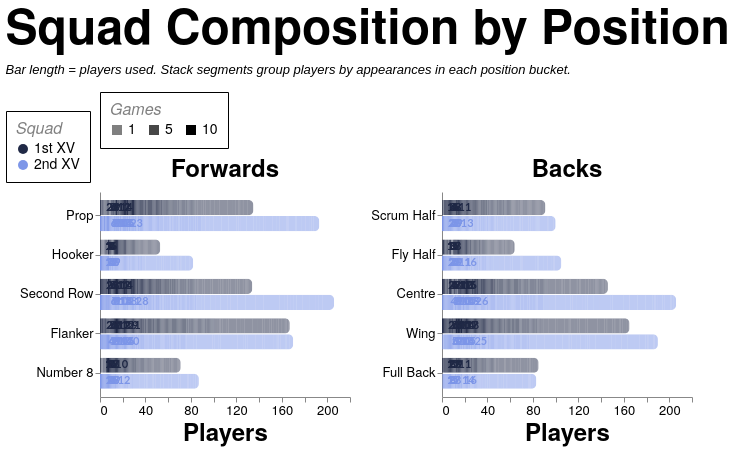

Write the Vega-Lite specification saved for this chart.
### Vega-Lite specification from a JSON file in a GitHub repository (floating-point values rounded to 4 significant figures; data arrays with more than 128 entries replaced by an {"elided": "..."} marker saying what was removed)
{"config": {"axis": {"labelFont": "PT Sans Narrow, Helvetica Neue, Helvetica, Arial, sans-serif", "titleFont": "PT Sans Narrow, Helvetica Neue, Helvetica, Arial, sans-serif", "labelFontSize": 13, "titleFontSize": 24, "gridColor": "#202947", "gridOpacity": 0.2, "zindex": 1}, "text": {"font": "Lato, sans-serif"}, "bar": {"cornerRadiusEnd": 5}, "header": {"labelFont": "PT Sans Narrow, Helvetica Neue, Helvetica, Arial, sans-serif", "titleFont": "PT Sans Narrow, Helvetica Neue, Helvetica, Arial, sans-serif", "labelFontSize": 24, "titleFontSize": 28, "labelFontWeight": "bold", "orient": "left"}, "legend": {"labelFont": "PT Sans Narrow, Helvetica Neue, Helvetica, Arial, sans-serif", "titleFont": "PT Sans Narrow, Helvetica Neue, Helvetica, Arial, sans-serif", "labelFontSize": 14, "titleFontSize": 16, "titlePadding": 5, "fillColor": "white", "strokeColor": "black", "padding": 10, "titleFontWeight": "lighter", "titleFontStyle": "italic", "titleColor": "gray", "offset": 10}, "title": {"font": "PT Sans Narrow, Helvetica Neue, Helvetica, Arial, sans-serif", "fontSize": 48, "fontWeight": "bold", "anchor": "start", "align": "center", "titlePadding": 20, "subtitlePadding": 10, "subtitleFontSize": 13, "subtitleColor": "", "subtitleFontStyle": "italic", "offset": 15, "color": "black"}, "axisX": {"labelAngle": 0}, "facet": {"title": null, "header": null, "align": {"row": "each", "column": "each"}}, "resolve": {"scale": {"y": "independent", "facet": "independent"}}, "background": "transparent", "scale": {"offsetBandPaddingOuter": 0.2, "offsetBandPaddingInner": 0.1}, "view": {"stroke": null, "background": "transparent"}}, "data": {"name": "data-f93767cbc71f570c8cd5d41fa351e5da"}, "facet": {"column": {"field": "unit", "sort": ["Forwards", "Backs"], "title": null, "type": "nominal"}}, "spec": {"layer": [{"mark": {"type": "bar"}, "encoding": {"color": {"field": "squad", "legend": {"labelExpr": "datum.value + ' XV'", "orient": "bottom-right", "title": "Squad"}, "scale": {"domain": ["1st", "2nd"], "range": ["#202946", "#7d96e8"]}, "type": "nominal"}, "detail": {"field": "games", "type": "quantitative"}, "opacity": {"field": "games", "legend": {"orient": "top", "title": "Games", "titleOrient": "top", "values": [1, 5, 10]}, "scale": {"domain": [1, 10], "range": [0.5, 1]}, "type": "quantitative"}, "order": {"field": "games", "sort": "descending", "type": "quantitative"}, "tooltip": [{"field": "season", "title": "Season", "type": "nominal"}, {"field": "squad", "title": "Squad", "type": "nominal"}, {"field": "unit", "title": "Unit", "type": "nominal"}, {"field": "position", "title": "Position", "type": "nominal"}, {"field": "players", "title": "Players", "type": "quantitative"}, {"field": "games", "title": "Appearances per player", "type": "quantitative"}], "x": {"axis": {"grid": false, "tickMinStep": 1}, "field": "players", "stack": "zero", "title": "Players", "type": "quantitative"}, "y": {"field": "position", "sort": {"field": "position_order", "op": "min", "order": "ascending"}, "title": null, "type": "nominal"}, "yOffset": {"field": "squad", "scale": {"paddingInner": 0.05, "paddingOuter": 0.01}, "sort": ["1st", "2nd"], "type": "nominal"}}}, {"mark": {"type": "text", "align": "left", "baseline": "middle", "dx": 4, "fontSize": 11, "fontWeight": "bold"}, "encoding": {"color": {"field": "squad", "legend": {"labelExpr": "datum.value + ' XV'", "orient": "bottom-right", "title": "Squad"}, "scale": {"domain": ["1st", "2nd"], "range": ["#202946", "#7d96e8"]}, "type": "nominal"}, "text": {"field": "total_players", "format": ".0f", "type": "quantitative"}, "tooltip": [{"field": "season", "title": "Season", "type": "nominal"}, {"field": "countModeLabel", "title": "Position Count Mode", "type": "nominal"}, {"field": "squad", "title": "Squad", "type": "nominal"}, {"field": "unit", "title": "Unit", "type": "nominal"}, {"field": "position", "title": "Position", "type": "nominal"}, {"field": "total_players", "title": "Total Players", "type": "quantitative"}], "x": {"axis": {"grid": false, "tickMinStep": 1}, "field": "total_players", "type": "quantitative"}, "y": {"field": "position", "sort": {"field": "position_order", "op": "min", "order": "ascending"}, "title": null, "type": "nominal"}, "yOffset": {"field": "squad", "scale": {"paddingInner": 0.05, "paddingOuter": 0.01}, "sort": ["1st", "2nd"], "type": "nominal"}}, "transform": [{"aggregate": [{"op": "sum", "field": "players", "as": "total_players"}], "groupby": ["season", "countMode", "countModeLabel", "squad", "unit", "position", "position_order"]}]}], "height": {"step": 16}, "width": 250}, "resolve": {"scale": {"x": "shared", "y": "independent"}}, "spacing": 20, "title": {"text": "Squad Composition by Position", "subtitle": ["Bar length = players used. Stack segments group players by appearances in each position bucket."]}, "$schema": "https://vega.github.io/schema/vega-lite/v5.20.1.json", "datasets": {"data-f93767cbc71f570c8cd5d41fa351e5da": {"elided": "1519 records"}}}
